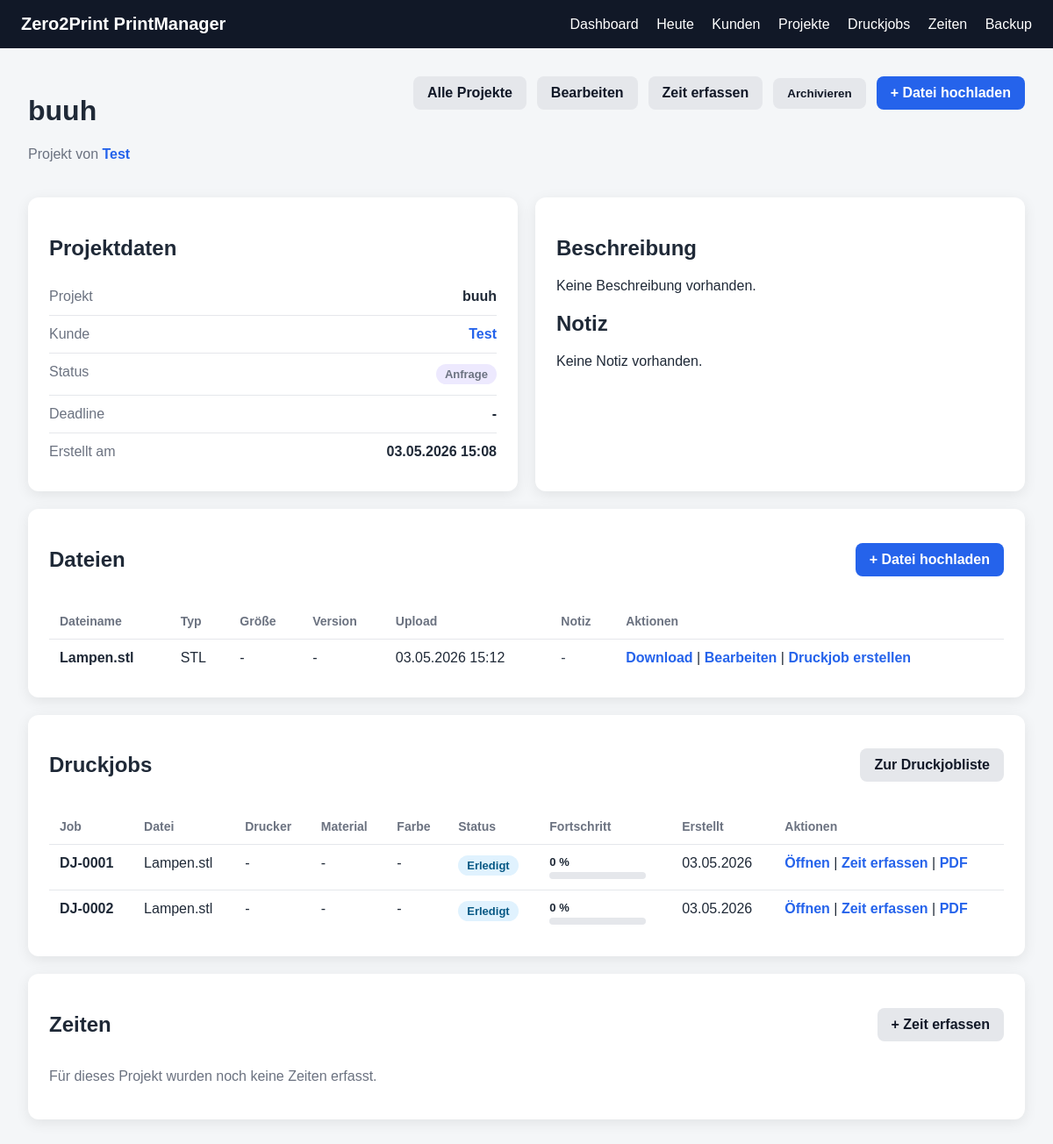
/projects/1, run on the app's committed database.
### app/models.py (models this page shows)
class Project(Base):
    __tablename__ = "projects"
    id = Column(Integer, primary_key=True, index=True)
    customer_id = Column(Integer, ForeignKey("customers.id"), nullable=False)
    name = Column(String, nullable=False)
    description = Column(Text, nullable=True)
    status = Column(String, default="Anfrage")
    deadline = Column(String, nullable=True)
    note = Column(Text, nullable=True)
    created_at = Column(DateTime, default=datetime.utcnow)
    customer = relationship("Customer", back_populates="projects")
    files = relationship(
        "ProjectFile",
        back_populates="project",
        cascade="all, delete-orphan"
    )
    print_jobs = relationship(
        "PrintJob",
        back_populates="project",
        cascade="all, delete-orphan"
    )
    time_entries = relationship(
        "TimeEntry",
        back_populates="project",
        cascade="all, delete-orphan"
    )

class Customer(Base):
    __tablename__ = "customers"
    id = Column(Integer, primary_key=True, index=True)
    name = Column(String, nullable=False)
    email = Column(String, nullable=True)
    phone = Column(String, nullable=True)
    note = Column(Text, nullable=True)
    created_at = Column(DateTime, default=datetime.utcnow)
    projects = relationship(
        "Project",
        back_populates="customer",
        cascade="all, delete-orphan"
    )

class ProjectFile(Base):
    __tablename__ = "project_files"
    id = Column(Integer, primary_key=True, index=True)
    project_id = Column(Integer, ForeignKey("projects.id"), nullable=False)
    original_filename = Column(String, nullable=False)
    stored_filename = Column(String, nullable=False)
    file_path = Column(String, nullable=False)
    file_type = Column(String, nullable=True)
    version = Column(String, nullable=True)
    note = Column(Text, nullable=True)
    uploaded_at = Column(DateTime, default=datetime.utcnow)
    project = relationship("Project", back_populates="files")
    print_jobs = relationship(
        "PrintJob",
        back_populates="file"
    )

class PrintJob(Base):
    __tablename__ = "print_jobs"
    id = Column(Integer, primary_key=True, index=True)
    project_id = Column(Integer, ForeignKey("projects.id"), nullable=False)
    file_id = Column(Integer, ForeignKey("project_files.id"), nullable=True)
    printer_name = Column(String, nullable=True)
    material = Column(String, nullable=True)
    color = Column(String, nullable=True)
    planned_print_time = Column(String, nullable=True)
    planned_weight_grams = Column(Integer, nullable=True)
    status = Column(String, default="Bereit zum Druck")
    notes = Column(Text, nullable=True)
    created_at = Column(DateTime, default=datetime.utcnow)
    project = relationship("Project", back_populates="print_jobs")
    file = relationship("ProjectFile", back_populates="print_jobs")
    time_entries = relationship(
        "TimeEntry",
        back_populates="print_job"
    )
    checklist = relationship(
        "PrintJobChecklist",
        back_populates="print_job",
        uselist=False,
        cascade="all, delete-orphan"
    )

### app/routes/projects.py (the view)
@router.get("/{project_id}")
def project_detail(
    project_id: int,
    request: Request,
    db: Session = Depends(get_db)
):
    project = db.query(Project).filter(Project.id == project_id).first()
    if not project:
        return templates.TemplateResponse(
            request=request,
            name="not_found.html",
            context={
                "title": "Nicht gefunden",
                "message": "Projekt wurde nicht gefunden."
            },
            status_code=404
        )
    return templates.TemplateResponse(
        request=request,
        name="project_detail.html",
        context={
            "title": project.name,
            "project": project
        }
    )

### app/templates/project_detail.html (shortened to what this page needs)
{% extends "base.html" %}
{% block content %}
<div class="page-header">
    <div>
        <h1>{{ project.name }}</h1>
        <p class="muted">
            Projekt von
            <a class="link-btn" href="/customers/{{ project.customer.id }}">
                {{ project.customer.name }}
            </a>
        </p>
    </div>
    <div class="header-actions">
        <a class="btn-secondary" href="/projects">Alle Projekte</a>
        <a class="btn-secondary" href="/projects/{{ project.id }}/edit">Bearbeiten</a>
        <a class="btn-secondary" href="/time/new?project_id={{ project.id }}">Zeit erfassen</a>
        <form method="post" action="/projects/{{ project.id }}/archive" onsubmit="return confirm('Projekt wirklich archivieren?');">
            <button class="btn-secondary" type="submit">Archivieren</button>
        </form>
        <a class="btn" href="/projects/{{ project.id }}/files/upload">+ Datei hochladen</a>
    </div>
</div>
<div class="detail-grid">
    <div class="page-card">
        <h2>Projektdaten</h2>
        <div class="detail-row">
            <span>Projekt</span>
            <strong>{{ project.name }}</strong>
        </div>
        <div class="detail-row">
            <span>Kunde</span>
            <strong>
                <a class="link-btn" href="/customers/{{ project.customer.id }}">
                    {{ project.customer.name }}
                </a>
            </strong>
        </div>
        <div class="detail-row">
            <span>Status</span>
            <strong>
                <span class="status-pill {{ status_class(project.status) }}">
                    {{ project.status }}
                </span>
            </strong>
        </div>
        <div class="detail-row">
            <span>Deadline</span>
            <strong>{{ project.deadline or "-" }}</strong>
        </div>
        <div class="detail-row">
            <span>Erstellt am</span>
            <strong>{{ project.created_at.strftime("%d.%m.%Y %H:%M") }}</strong>
        </div>
    </div>
    <div class="page-card">
        <h2>Beschreibung</h2>
        <p>{{ project.description or "Keine Beschreibung vorhanden." }}</p>
        <h2>Notiz</h2>
        <p>{{ project.note or "Keine Notiz vorhanden." }}</p>
    </div>
</div>
<div class="page-card mt">
    <div class="section-header">
        <h2>Dateien</h2>
        <a class="btn" href="/projects/{{ project.id }}/files/upload">+ Datei hochladen</a>
    </div>
    {% if project.files %}
    <table>
        <thead>
            <tr>
                <th>Dateiname</th>
                <th>Typ</th>
                <th>Größe</th>
                <th>Version</th>
                <th>Upload</th>
                <th>Notiz</th>
                <th>Aktionen</th>
            </tr>
        </thead>
        <tbody>
            {% for file in project.files %}
            <tr>
                <td><strong>{{ file.original_filename }}</strong></td>
                <td>{{ file.file_type or "-" }}</td>
                <td>{{ format_file_size(file.file_path) }}</td>
                <td>{{ file.version or "-" }}</td>
                <td>{{ file.uploaded_at.strftime("%d.%m.%Y %H:%M") }}</td>
                <td class="note-cell">{{ file.note or "-" }}</td>
                <td class="actions-cell">
                    <a class="link-btn" href="/projects/{{ project.id }}/files/{{ file.id }}/download">Download</a>
                    |
                    <a class="link-btn" href="/projects/{{ project.id }}/files/{{ file.id }}/edit">Bearbeiten</a>
                    |
                    <a class="link-btn" href="/jobs/new?project_id={{ project.id }}&file_id={{ file.id }}">Druckjob erstellen</a>
                </td>
            </tr>
            {% endfor %}
        </tbody>
    </table>
    {% else %}
    <p class="muted">Noch keine Dateien hochgeladen.</p>
    {% endif %}
</div>
<div class="page-card mt">
    <div class="section-header">
        <h2>Druckjobs</h2>
        <a class="btn-secondary" href="/jobs">Zur Druckjobliste</a>
    </div>
    {% if project.print_jobs %}
    <table>
        <thead>
            <tr>
                <th>Job</th>
                <th>Datei</th>
                <th>Drucker</th>
                <th>Material</th>
                <th>Farbe</th>
                <th>Status</th>
                <th>Fortschritt</th>
                <th>Erstellt</th>
                <th>Aktionen</th>
            </tr>
        </thead>
        <tbody>
            {% for job in project.print_jobs %}
            <tr>
                <td><strong>DJ-{{ "%04d"|format(job.id) }}</strong></td>
                <td>
                    {% if job.file %}
                        {{ job.file.original_filename }}
                    {% else %}
                        -
                    {% endif %}
                </td>
                <td>{{ job.printer_name or "-" }}</td>
                <td>{{ job.material or "-" }}</td>
                <td>{{ job.color or "-" }}</td>
                <td>
                    <span class="status-pill {{ status_class(job.status) }}">
                        {{ job.status }}
                    </span>
                </td>
                <td>
                    <div class="mini-progress-text">
                        {{ checklist_progress(job) }} %
                    </div>
                    <div class="mini-progress-wrap">
                    </div>
                </td>
                <td>{{ job.created_at.strftime("%d.%m.%Y") }}</td>
                <td class="actions-cell">
                    <a class="link-btn" href="/jobs/{{ job.id }}">Öffnen</a>
                    |
                    <a class="link-btn" href="/time/new?project_id={{ project.id }}&job_id={{ job.id }}">Zeit erfassen</a>
                    |
                    <a class="link-btn" href="/jobs/{{ job.id }}/pdf" target="_blank">PDF</a>
                </td>
            </tr>
            {% endfor %}
        </tbody>
    </table>
    {% else %}
    <p class="muted">Für dieses Projekt gibt es noch keine Druckjobs.</p>
    {% endif %}
</div>
<div class="page-card mt">
    <div class="section-header">
        <h2>Zeiten</h2>
        <a class="btn-secondary" href="/time/new?project_id={{ project.id }}">+ Zeit erfassen</a>
    </div>
    {% if project.time_entries %}
    <table>
        <thead>
            <tr>
                <th>Datum</th>
                <th>Druckjob</th>
                <th>Kategorie</th>
                <th>Dauer</th>
                <th>Notiz</th>
            </tr>
        </thead>
        <tbody>
            {% for entry in project.time_entries %}
            <tr>
                <td>{{ entry.created_at.strftime("%d.%m.%Y") }}</td>
                <td>
                    {% if entry.print_job %}
                        <a class="link-btn" href="/jobs/{{ entry.print_job.id }}">
                            DJ-{{ "%04d"|format(entry.print_job.id) }}
                        </a>
                    {% else %}
                        -
                    {% endif %}
                </td>
                <td>{{ entry.category }}</td>
                <td>
                    {% if entry.duration_minutes %}
                        {{ entry.duration_minutes }} min
                    {% else %}
                        läuft
                    {% endif %}
                </td>
                <td class="note-cell">{{ entry.note or "-" }}</td>
            </tr>
            {% endfor %}
        </tbody>
    </table>
    {% else %}
    <p class="muted">Für dieses Projekt wurden noch keine Zeiten erfasst.</p>
    {% endif %}
</div>
{% endblock %}

### app/static/style.css (style rules this page uses)
* { box-sizing: border-box; }
body { margin: 0; font-family: Arial, sans-serif; background: #f4f6f8; color: #1f2937; }
.page-card { background: white; border-radius: 12px; padding: 24px; box-shadow: 0 4px 16px rgba(0,0,0,0.08); max-width: 100%; overflow-x: auto; }
.btn { display: inline-block; border: none; background: #2563eb; color: white; padding: 10px 16px; border-radius: 8px; cursor: pointer; font-weight: bold; margin-top: 0; text-decoration: none; font-family: inherit; }
.page-header { display: flex; justify-content: space-between; align-items: flex-start; margin-bottom: 24px; gap: 16px; }
.muted { color: #6b7280; }
table { width: 100%; border-collapse: collapse; }
th { text-align: left; color: #6b7280; font-size: 14px; border-bottom: 1px solid #e5e7eb; padding: 12px; }
td { border-bottom: 1px solid #e5e7eb; padding: 12px; vertical-align: top; }
tr:last-child td { border-bottom: none; }
.link-btn { color: #2563eb; text-decoration: none; font-weight: bold; }
.btn-secondary { display: inline-block; background: #e5e7eb; color: #111827; padding: 10px 16px; border-radius: 8px; text-decoration: none; font-weight: bold; font-family: inherit; }
.detail-grid { display: grid; grid-template-columns: 1fr 1fr; gap: 20px; }
.detail-row { display: flex; justify-content: space-between; gap: 16px; border-bottom: 1px solid #e5e7eb; padding: 12px 0; }
.detail-row:last-child { border-bottom: none; }
.detail-row span { color: #6b7280; }
.mt { margin-top: 20px; }
.header-actions, .section-header { display: flex; align-items: center; gap: 12px; }
.section-header { justify-content: space-between; margin-bottom: 16px; }
.header-actions form { margin: 0; }
.header-actions button.btn-secondary { border: none; cursor: pointer; font-family: inherit; }
.status-pill { display: inline-block; padding: 4px 10px; border-radius: 999px; font-size: 13px; font-weight: bold; white-space: nowrap; }
.status-request { background: #ede9fe; color: #5b21b6; }
.status-finished { background: #e0f2fe; color: #075985; }
.note-cell { max-width: 260px; white-space: pre-wrap; color: #374151; }
.actions-cell { white-space: nowrap; }
.mini-progress-wrap { width: 110px; height: 8px; background: #e5e7eb; border-radius: 999px; overflow: hidden; margin-top: 4px; }
.mini-progress-text { font-weight: bold; font-size: 13px; white-space: nowrap; }

### data on the page
Project: name "buuh", status "Anfrage", deadline "-", created_at "03.05.2026 15:08", description "Keine Beschreibung vorhanden.", note "Keine Notiz vorhanden."
Customer: customer.name "Test"
ProjectFile: original_filename "Lampen.stl", file_type "STL", file_path "-", version "-", uploaded_at "03.05.2026 15:12", note "-"
PrintJob: id "0001", file.original_filename "Lampen.stl", printer_name "-", material "-", color "-", status "Erledigt", checklist_progress "0", created_at "03.05.2026"
PrintJob: id "0002", file.original_filename "Lampen.stl", printer_name "-", material "-", color "-", status "Erledigt", checklist_progress "0", created_at "03.05.2026"
